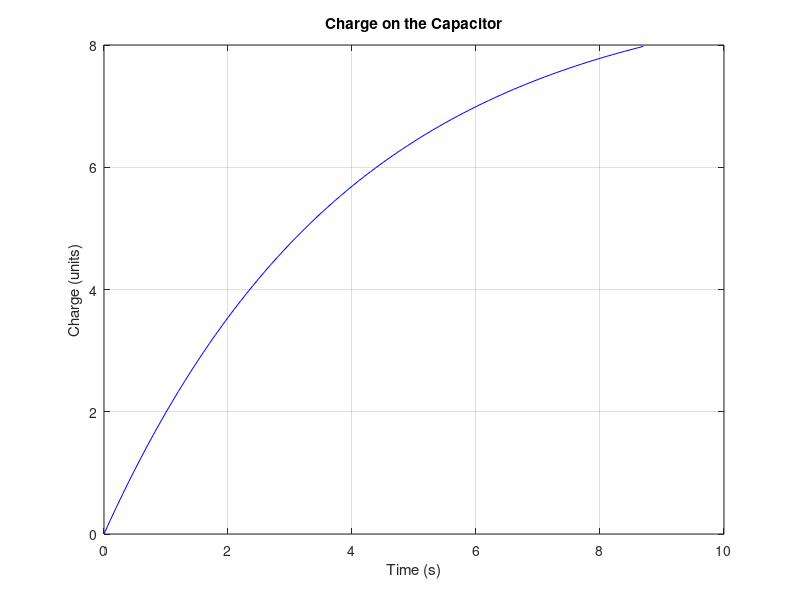

MATLAB code to generate this figure:
% Given Constants
V = 9;    % Voltage (volts)
R = 4;    % Resistance (ohms)
C = 1;    % Capacitance (farads)
Q_target = 8;  % Target charge

% Trimming vectors to the required size
%t = t(1:idx);
%Q = Q(1:idx);
dt = 0.1;  % time step
t = 0:dt:100;  % If the time vector is large, it gets trimmed down
% t = 0:0.1:100; 
Q = V * (1 - exp(-t/(R*C)));  % Charge calculation

% Finding the time at which the charge exceeds 8 units
%idx = find(Q > Q_target, 1, 'first');
%time_to_reach_target = t(idx);
%charge_at_target = Q(idx);

% Find the index where charge just exceeds 8 units
idx_exceeds_8 = find(Q > 8, 1, 'first');

% Time and charge while charge is strictly less than 8 units
time_less_than_8 = t(1:idx_exceeds_8-1);
charge_less_than_8 = Q(1:idx_exceeds_8-1);

% Displaying the time and charge every 0.1 seconds
% This goes on until the cahrge exceeds 8 units
%for i = 1:length(t)
%    fprintf('Time: %.1f s, Charge: %.2f units\n', t(i), Q(i));
%end

% Displaying the charge and time while the charge is less than 8 units
for i = 1:length(time_less_than_8)
    fprintf('Time: %.1f s, Charge: %.2f units\n', time_less_than_8(i), charge_less_than_8(i));
end


% Plotting the charge over time
%plot(t, Q, 'b-'); % plotted with a blue line
%xlabel('Time (s)');
%ylabel('Charge (units)');
%title('Charge on Capacitor Over Time');
%grid on;

plot(time_less_than_8, charge_less_than_8, 'b-');
xlabel('Time (s)');
ylabel('Charge (units)');
title('Charge on the Capacitor');
grid on;
